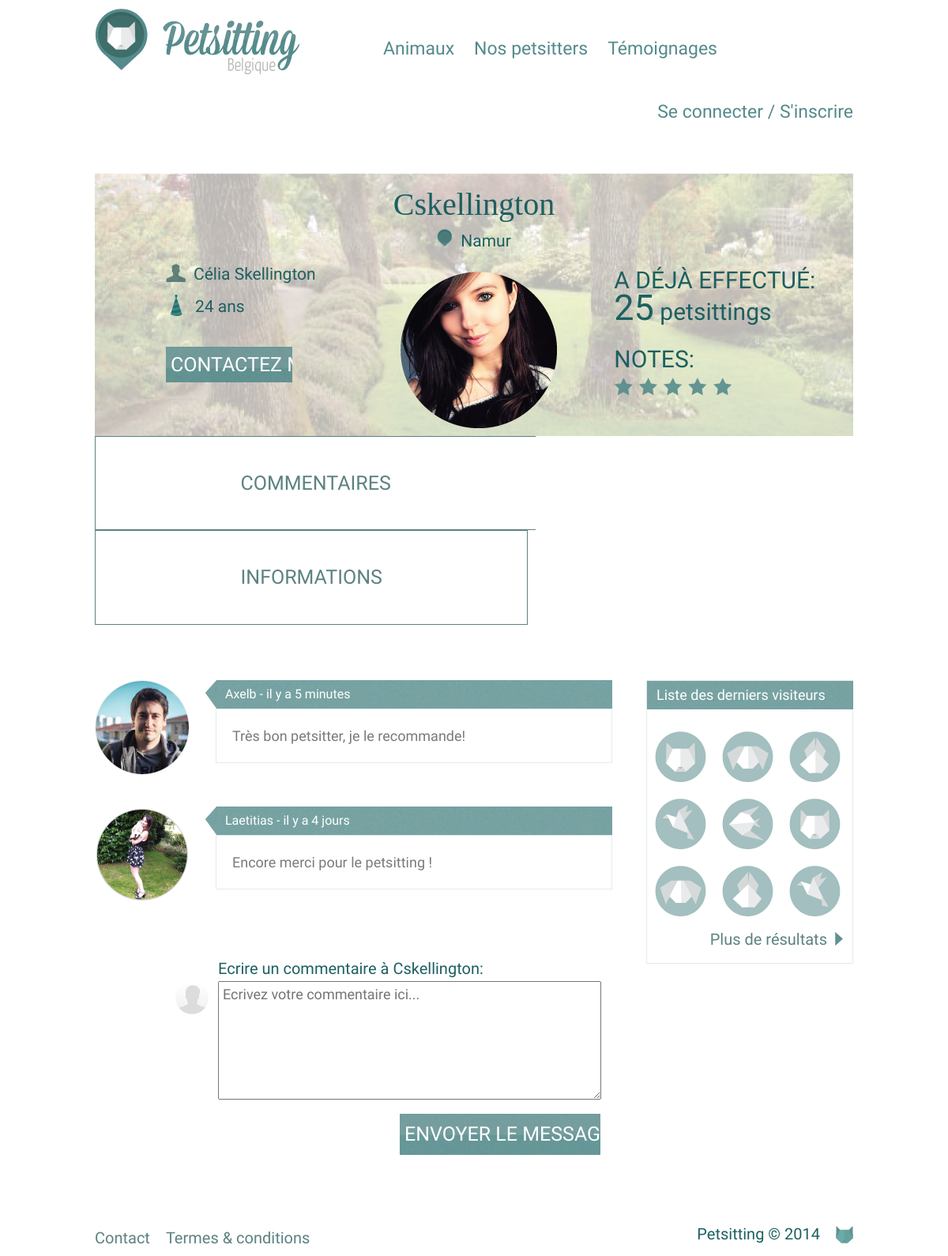
The page /profil.php?id=1 on the database its author committed.
### tables this page shows
CREATE TABLE IF NOT EXISTS `user` (
  `id` int(11) NOT NULL AUTO_INCREMENT,
  `username` varchar(255) NOT NULL,
  `password` varchar(255) NOT NULL,
  `email` varchar(255) NOT NULL,
  `type` tinyint(2) NOT NULL,
  `city` varchar(255) NOT NULL,
  `firstname` varchar(255) DEFAULT NULL,
  `lastname` varchar(255) DEFAULT NULL,
  `phone` varchar(40) DEFAULT NULL,
  `address` varchar(255) DEFAULT NULL,
  `age` int(5) DEFAULT NULL,
  `accommodation` tinyint(3) DEFAULT NULL,
  `interest_cat` tinyint(4) NOT NULL DEFAULT '0',
  `interest_dog` tinyint(4) NOT NULL DEFAULT '0',
  `interest_bird` tinyint(4) NOT NULL DEFAULT '0',
  `interest_rodent` tinyint(4) NOT NULL DEFAULT '0',
  `interest_fish` tinyint(4) NOT NULL DEFAULT '0',
  `interest_other` tinyint(4) NOT NULL DEFAULT '0',
  `created_at` datetime NOT NULL,
  PRIMARY KEY (`id`)
);

### inc/functions.inc.php (called while the page is built, shortened)
<?php
function loadUser($id)
{
    $cnx = new PDO('mysql:host='.DB_HOST.';dbname='.DB_NAME, DB_USER, DB_PWD);
    $result = $cnx->prepare('SELECT * FROM user WHERE id = :id');
    $result->bindParam(':id', $id, PDO::PARAM_STR);
    $ok = $result->execute();
    $users = $result->fetchAll();
    $user = false;
    if(is_array($users)) {
        $user = $users[0];
    }
    if($user !== false) {
        return $user;
    } else {
        return false;
    }
}

### profil.php (the view, shortened to what this page needs)
<?php
require_once __DIR__ . "/inc/config.inc.php";
if(isset($_GET['id']) && intval($_GET['id']) != 0) {
    $id = intval($_GET['id']);
} elseif(isAuthenticated()) {
    $id = $_SESSION['user']['id'];
} else {
    header('Location: index.php');
    exit;
}
$user = loadUser($id);
?>
<html>
<head>
    <?php
        include __DIR__ . "/inc/partial/head.inc.php";
    ?>
</head>
<body>
<?php include __DIR__ . "/inc/partial/header.inc.php"; ?>
	<div class="container">
	<div class="profil">
		<div class="title">
			<h4 class="pet-name"><?php print $user['username']; ?></h4>
			<?php if(isset($user['city']) && $user['city'] != '') { ?>
        <div class="pet-location"><img src="img/map.png" alt="map" /><?php print ucfirst($user['city']); ?></div><?php } ?>
		</div>
		<div class="infos">
			<div class="column infos">
				<ul>
					<li class="race">
						<div class="list-img"></div>
						<div class="list-content"><?php if(($user['firstname'] != null && $user['firstname'] != '') || ($user['lastname'] != null && $user['lastname'] != '')) { print $user['firstname'] . ' ' . $user['lastname']; } ?></div>
					</li>
                    <li class="age">
						<div class="list-img"></div>
						<div class="list-content"><?php if(($user['age'] != null && $user['age'] != '')) {  print $user['age'] . ' ans'; } ?></div>
					</li>
                    <li class="submit"><a class='inline' href="#inline_content"><input type="submit" value="Contactez moi"></a></li>
				</ul>
			</div>
			<div class="column profile-img">
				<div class="user-profile-img" style="background: url('uploads/user_profile/<?php print $user['id']; ?>.png');"></div>
			</div>
            <div class="column dates">
                <div class="petsitting">
                    <span class="head">A déjà effectué:</span><br />
                    <span class="number"><strong>25</strong> petsittings</span>
                </div>
                <div class="rate">
                    <span class="head">Notes:</span><br />
                    <a href="#"><span class="star_rate"></span></a>
                </div>
            </div>
		</div>
	</div>
		<div id="profil-nav_user">
			<ul>
				<li class="commentaires profil-block-link active" data-show="profil-comment"><a href="profil.php">Commentaires</a></li>
				<li class="informations  profil-block-link" data-show="profil-infos"><a href="profil-informations.html">Informations</a></li>
			</ul>
		</div>
        <div id="profil-comment" class="profil-block">
			<div class="comment-left">
                <div class="comment">
                <a href="profil.php?id=1"><div class="comment-pic_1"></div></a>
                <div class="comment-int">
                	<span><div id="title">Axelb - il y a 5 minutes</div></span>
                	<p>Très bon petsitter, je le recommande!</p>
                </div>
            	</div>
            	<div class="comment">
                <a href="profil.php?id=4"><div class="comment-pic_2"></div></a>
                <div class="comment-int">
                	<span><div id="title">Laetitias - il y a 4 jours</div></span>
                	<p>Encore merci pour le petsitting !</p>
                </div>
            	</div>
            	<div class="comment">
            		<div class="submit-pic"></div>
            		<div class="submit-text">
            		<p>Ecrire un commentaire à <?php print $user['username']; ?>:</p>
                	<textarea placeholder="Ecrivez votre commentaire ici..." name="commentaire"></textarea>
                	<input type="submit" class="contact-submit" value="Envoyer le message" />
                	</div>
            	</div>
			</div>
			<div class="comment-right">
					<div class="comment-visit">
					<p>Liste des derniers visiteurs</p>
					<a href="#"><img src="img/visit-pic-cat.png" alt="Photo de profil chat" /></a>
					<a href="#"><img src="img/visit-pic-dog.png" alt="Photo de profil chien" /></a>
					<a href="#"><img src="img/visit-pic-rodent.png" alt="Photo de profil rongeur" /></a>
					<a href="#"><img src="img/visit-pic-bird.png" alt="Photo de profil oiseau" /></a>
					<a href="#"><img src="img/visit-pic-fish.png" alt="Photo de profil poisson" /></a>
					<a href="#"><img src="img/visit-pic-cat.png" alt="Photo de profil chat" /></a>
					<a href="#"><img src="img/visit-pic-dog.png" alt="Photo de profil chien" /></a>
					<a href="#"><img src="img/visit-pic-rodent.png" alt="Photo de profil rongeur" /></a>
					<a href="#"><img src="img/visit-pic-bird.png" alt="Photo de profil oiseau" /></a>
					<a class="resultats" href="#">Plus de résultats</a>
				</div>
			</div>
		</div>
	</div>
    <?php include __DIR__ . "/inc/partial/footer.inc.php" ?>
</body>
</html>

### rows shown on the page
user: username "Cskellington", city "Namur", firstname "Célia", lastname "Skellington", age "24"
